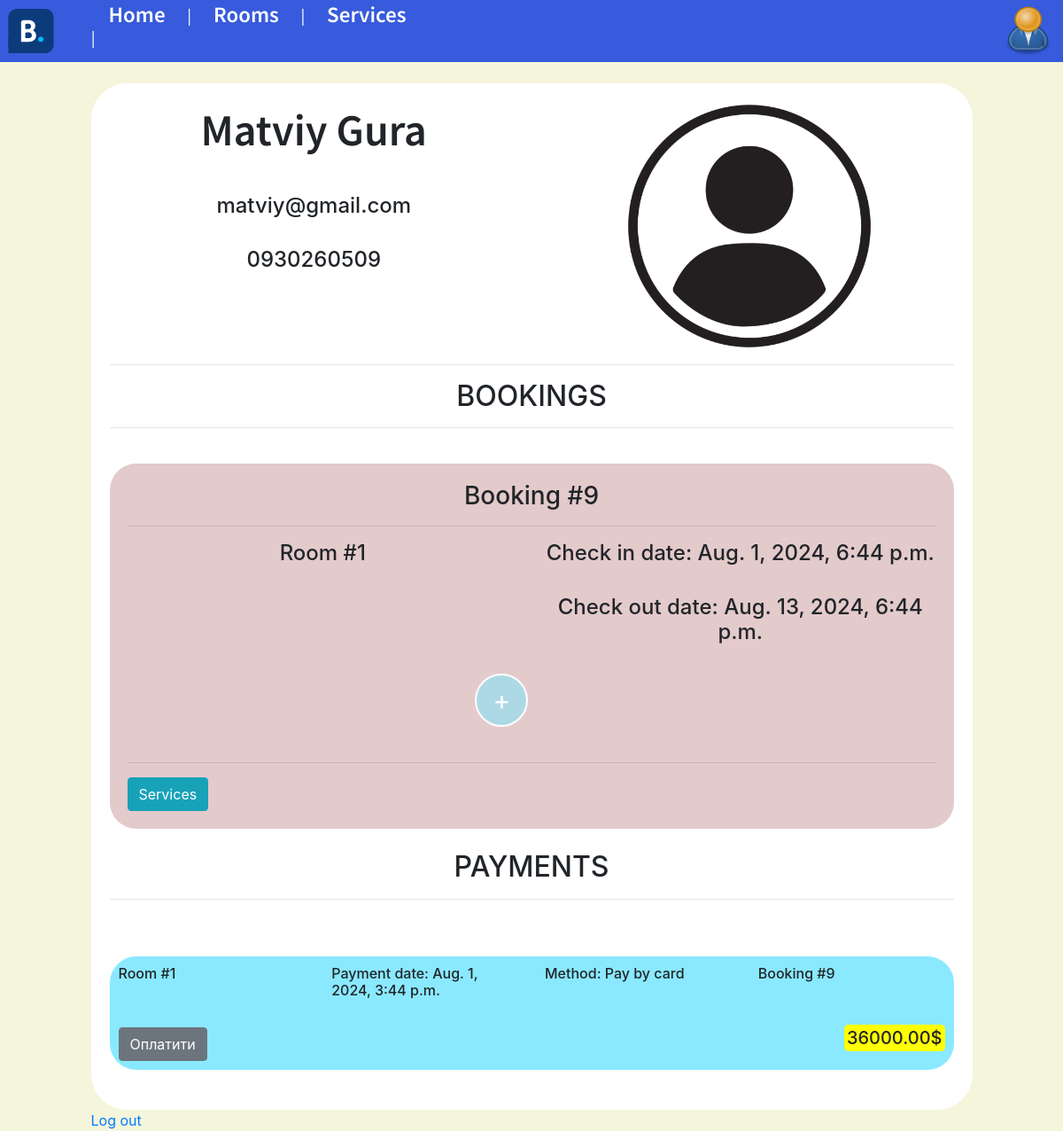
The page /user/1/ on the database its author committed.
### auth_system/models.py (models this page shows, shortened)
class CustomUser(AbstractUser):
    phone_number = models.CharField(max_length=20)

### booking/models.py (models this page shows, shortened)
class Booking(models.Model):
    room = models.ForeignKey(Room, on_delete=models.CASCADE, related_name="rooms_booking")
    user = models.ForeignKey(CustomUser, on_delete=models.CASCADE, related_name="users_booking")
    booking_date = models.DateTimeField(auto_now_add=True)
    check_in_date = models.DateTimeField()
    check_out_date = models.DateTimeField()
    total_price = models.DecimalField(max_digits=10, decimal_places=2)
    class Meta:
        verbose_name = "Booking"
        verbose_name_plural = "Bookings"
        ordering = ["booking_date"]

class Room(models.Model):
    number = models.IntegerField(unique=True)
    capacity = models.IntegerField()
    mini_description = models.CharField(max_length=150, null =True, blank=True)
    description = models.TextField(null=True, blank=True)
    rating = models.DecimalField(max_digits=10, decimal_places=2, null=True, blank=True)
    price_per_night = models.DecimalField(max_digits=10, decimal_places=2)
    type = models.CharField(max_length=256, default="none")
    class Meta:
        verbose_name = "Room"
        verbose_name_plural = "Rooms"
        ordering = ["number"]

class Payment(models.Model):
    user = models.ForeignKey(CustomUser, on_delete=models.CASCADE, related_name="user_payment")
    booking = models.ForeignKey(Booking, on_delete=models.CASCADE, related_name="bookings_payment")
    payment_date = models.DateTimeField(auto_now_add=True)
    full_price = models.DecimalField(max_digits=10, decimal_places=2)
    payment_method = models.CharField(max_length=256)
    class Meta:
        verbose_name = "Payment"
        verbose_name_plural = "Payments"
        ordering = ["payment_date"]

### booking/views.py (the view)
# urls.py: path("user/<user_id>/", b_views.user_page, name = "user-page"),
def user_page(request, user_id):
    user = CustomUser.objects.get(id = user_id)
    bookings = Booking.objects.filter(user=user).all()
    payments = Payment.objects.filter(user=user).all()
    services = Service.objects.all()
    employes = Employe.objects.all()
    context = {
        "bookings": bookings,
        "payments": payments,
        "user": user,
        "services": services,
        "employes": employes,
    }
    return render(
        request,
        template_name="booking/user_page.html",
        context=context
    )

### templates/booking/user_page.html (shortened to what this page needs)
{% extends 'base.html' %}
{% load static %}
{% block content %}
<div class="row">
    <div class="col-md-1"></div>
    <div class="col-md-10">
        <br>
        <div class = "main-10">
            <div class="row">
                <div class="col-md-6">
                    <div class="user-data">
                        <p class = "user-flname">{{ user.first_name }} {{ user.last_name }}</p>
                        <br>
                        <h4 class="txt-font">{{ user.username }}</h4>
                        <br>
                        <h4 class="txt-font">{{ user.phone_number }}</h4>
                    </div>
                </div>
                 <div class="col-md-6">
                    <img src="{% static './images/user/user.webp' %}" class="img-user">
                </div>
            </div>
                <hr>
                <h2 style="text-align:center" class="txt-font" >BOOKINGS</h2>
                <hr>
                <br>
                {% for booking in bookings %}
                    <div class="booking-card">
                        <h3 class="txt-font" style="text-align:center" >Booking #{{ booking.id }}</h3>
                        <hr>
                        <div class="row">
                            <div class="col-md-6">
                                <h4 class="txt-font" style="text-align:center">Room #{{ booking.room.number }}</h4>
                            </div>
                            <div class="col-md-6">
                                <h4 class="txt-font" style="text-align:center">Check in date: {{ booking.check_in_date }}</h4>
                                <br>
                                <h4 class="txt-font" style="text-align:center">Check out date: {{ booking.check_out_date }}</h4>
                            </div>
                        </div>
                        <br>
                         <div class="row">
                            <div class="col-md-5"></div>
                            <div class="col-md-2">
                                <button class="btn btn-info btn-add-review" onclick="show_se()">+</button>
                            </div>
                            <div class="col-md-5"></div>
                        </div>
                        <br>
                    <hr>
                    <a href = "{% url 'booking-services' booking.id %}"><button class="btn btn-info">Services</button></a>
                    </div>
                    <br>
                {% endfor %}
                <h2 style="text-align:center" class="txt-font">PAYMENTS</h2>
                <hr>
                <br>
                <br>
                <div
                {% for payment in payments %}
                    <div class="payment-card">
                        <div class="row">
                            <div class="col-md-3">
                                <h6 class="txt-font">Room #{{ payment.booking.room.number }}</h6>
                            </div>
                            <div class="col-md-3">
                                <h6 class="txt-font">Payment date: {{ payment.payment_date }}</h6>
                            </div>
                            <div class="col-md-3">
                                <h6 class="txt-font">Method: {{ payment.payment_method }}</h6>
                            </div>
                            <div class="col-md-3">
                                <h6 class="txt-font">Booking #{{ payment.booking.id }}</h6>
                            </div>
                        </div>
                        <br>
                        <div class="row">
                            <div class="col-md-6">
                                <form method="POST" action="{% url 'pay-payment' payment.id user.id %}">
                                    <button type="submit" class="btn btn-secondary">Оплатити</button>
                                </form>
                            </div>
                            <div class="col-md-6">
                                <h5 style="text-align:right;"><span style=" background-color: yellow; padding:3px; border-radius: 5px;">{{ payment.full_price }}$</span></h5>
                            </div>
                        </div>
                    </div>
                    <br>
                {% endfor %}
        </div>
        <a href="{% url 'log-out' %}">Log out </a>
    </div>
    <div class="col-md-1"></div>
</div>
{% endblock %}

### static/styles.css (style rules this page uses)
body { background-color:#f5f5dc; }
.main-10 { background-color: #ffffff; border: 1px solid white; border-radius: 40px; padding: 20px; }
.btn-add-review { font-size: 30px; color: #ffffff; width: 60px; height: 60px; border-radius: 100px; background-color: lightblue; border: 2px solid white; text-align: center; vertical-align:center; }

### templates/booking/user_page.html (style rules this page uses)
.user-data { text-align: center; vertical-align: center; }
.user-flname { font: 600 50px 'Source Sans Pro', sans-serif; }
.img-user { max-width: 100%; height: auto; }
.txt-font { font: 600 'Source Sans Pro', sans-serif; }
.booking-card { background-color: #e3cacb; border-radius: 30px; padding: 20px; }
.payment-card { background-color: #8ae9ff; border-radius: 30px; padding: 10px; }

### rows shown on the page
Booking: id "9", room.number "1", check_in_date "Aug. 1, 2024, 6:44 p.m.", check_out_date "Aug. 13, 2024, 6:44 p.m."
Payment: booking.room.number "1", payment_date "Aug. 1, 2024, 3:44 p.m.", payment_method "Pay by card", booking.id "9", full_price "36000.00"

### other values the page prints
{{ user.first_name }} "Matviy"
{{ user.last_name }} "Gura"
{{ user.username }} "matviy@gmail.com"
{{ user.phone_number }} "0930260509"
